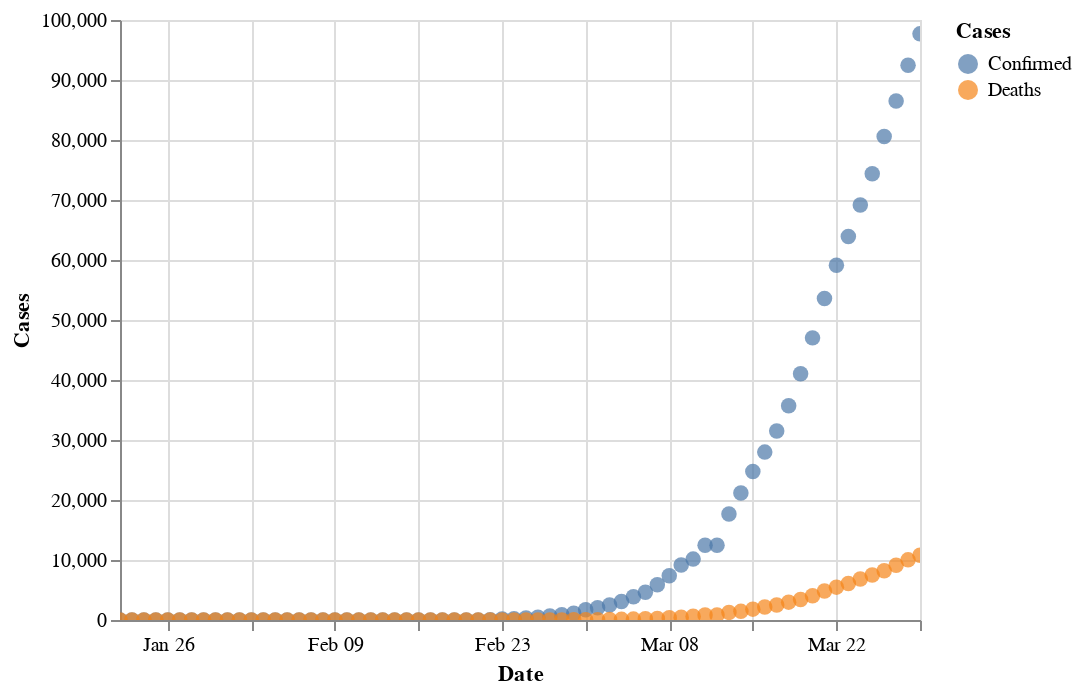

Here is the notebook cell this chart was saved with:
### Code cell
altair_plot_for_confirmed_and_deaths(df_grouped_italy).interactive()

### Figure 1 — Vega-Lite specification as saved in the notebook (floating-point values rounded to 4 significant figures)
{"config": {"view": {"continuousWidth": 400, "continuousHeight": 300}}, "layer": [{"mark": {"type": "circle", "size": 60}, "encoding": {"color": {"type": "nominal", "field": "confirmed_marker", "title": "Cases"}, "x": {"type": "temporal", "axis": {"title": "Date"}, "field": "date"}, "y": {"type": "quantitative", "axis": {"title": "Cases"}, "field": "confirmed", "title": "Confirmed"}}, "selection": {"selector005": {"type": "interval", "bind": "scales", "encodings": ["x", "y"]}}}, {"mark": {"type": "circle", "size": 60}, "encoding": {"color": {"type": "nominal", "field": "deaths_marker"}, "x": {"type": "temporal", "field": "date"}, "y": {"type": "quantitative", "field": "deaths"}}}], "data": {"name": "data-4ae2e1f214b2ab20e856db8df1c5f71c"}, "$schema": "https://vega.github.io/schema/vega-lite/v4.0.2.json", "datasets": {"data-4ae2e1f214b2ab20e856db8df1c5f71c": [{"date": "2020-01-22T00:00:00", "confirmed": 0, "deaths": 0, "recovered": 0, "confirmed_marker": "Confirmed", "deaths_marker": "Deaths"}, {"date": "2020-01-23T00:00:00", "confirmed": 0, "deaths": 0, "recovered": 0, "confirmed_marker": "Confirmed", "deaths_marker": "Deaths"}, {"date": "2020-01-24T00:00:00", "confirmed": 0, "deaths": 0, "recovered": 0, "confirmed_marker": "Confirmed", "deaths_marker": "Deaths"}, {"date": "2020-01-25T00:00:00", "confirmed": 0, "deaths": 0, "recovered": 0, "confirmed_marker": "Confirmed", "deaths_marker": "Deaths"}, {"date": "2020-01-26T00:00:00", "confirmed": 0, "deaths": 0, "recovered": 0, "confirmed_marker": "Confirmed", "deaths_marker": "Deaths"}, {"date": "2020-01-27T00:00:00", "confirmed": 0, "deaths": 0, "recovered": 0, "confirmed_marker": "Confirmed", "deaths_marker": "Deaths"}, {"date": "2020-01-28T00:00:00", "confirmed": 0, "deaths": 0, "recovered": 0, "confirmed_marker": "Confirmed", "deaths_marker": "Deaths"}, {"date": "2020-01-29T00:00:00", "confirmed": 0, "deaths": 0, "recovered": 0, "confirmed_marker": "Confirmed", "deaths_marker": "Deaths"}, {"date": "2020-01-30T00:00:00", "confirmed": 0, "deaths": 0, "recovered": 0, "confirmed_marker": "Confirmed", "deaths_marker": "Deaths"}, {"date": "2020-01-31T00:00:00", "confirmed": 2, "deaths": 0, "recovered": 0, "confirmed_marker": "Confirmed", "deaths_marker": "Deaths"}, {"date": "2020-02-01T00:00:00", "confirmed": 2, "deaths": 0, "recovered": 0, "confirmed_marker": "Confirmed", "deaths_marker": "Deaths"}, {"date": "2020-02-02T00:00:00", "confirmed": 2, "deaths": 0, "recovered": 0, "confirmed_marker": "Confirmed", "deaths_marker": "Deaths"}, {"date": "2020-02-03T00:00:00", "confirmed": 2, "deaths": 0, "recovered": 0, "confirmed_marker": "Confirmed", "deaths_marker": "Deaths"}, {"date": "2020-02-04T00:00:00", "confirmed": 2, "deaths": 0, "recovered": 0, "confirmed_marker": "Confirmed", "deaths_marker": "Deaths"}, {"date": "2020-02-05T00:00:00", "confirmed": 2, "deaths": 0, "recovered": 0, "confirmed_marker": "Confirmed", "deaths_marker": "Deaths"}, {"date": "2020-02-06T00:00:00", "confirmed": 2, "deaths": 0, "recovered": 0, "confirmed_marker": "Confirmed", "deaths_marker": "Deaths"}, {"date": "2020-02-07T00:00:00", "confirmed": 3, "deaths": 0, "recovered": 0, "confirmed_marker": "Confirmed", "deaths_marker": "Deaths"}, {"date": "2020-02-08T00:00:00", "confirmed": 3, "deaths": 0, "recovered": 0, "confirmed_marker": "Confirmed", "deaths_marker": "Deaths"}, {"date": "2020-02-09T00:00:00", "confirmed": 3, "deaths": 0, "recovered": 0, "confirmed_marker": "Confirmed", "deaths_marker": "Deaths"}, {"date": "2020-02-10T00:00:00", "confirmed": 3, "deaths": 0, "recovered": 0, "confirmed_marker": "Confirmed", "deaths_marker": "Deaths"}, {"date": "2020-02-11T00:00:00", "confirmed": 3, "deaths": 0, "recovered": 0, "confirmed_marker": "Confirmed", "deaths_marker": "Deaths"}, {"date": "2020-02-12T00:00:00", "confirmed": 3, "deaths": 0, "recovered": 0, "confirmed_marker": "Confirmed", "deaths_marker": "Deaths"}, {"date": "2020-02-13T00:00:00", "confirmed": 3, "deaths": 0, "recovered": 0, "confirmed_marker": "Confirmed", "deaths_marker": "Deaths"}, {"date": "2020-02-14T00:00:00", "confirmed": 3, "deaths": 0, "recovered": 0, "confirmed_marker": "Confirmed", "deaths_marker": "Deaths"}, {"date": "2020-02-15T00:00:00", "confirmed": 3, "deaths": 0, "recovered": 0, "confirmed_marker": "Confirmed", "deaths_marker": "Deaths"}, {"date": "2020-02-16T00:00:00", "confirmed": 3, "deaths": 0, "recovered": 0, "confirmed_marker": "Confirmed", "deaths_marker": "Deaths"}, {"date": "2020-02-17T00:00:00", "confirmed": 3, "deaths": 0, "recovered": 0, "confirmed_marker": "Confirmed", "deaths_marker": "Deaths"}, {"date": "2020-02-18T00:00:00", "confirmed": 3, "deaths": 0, "recovered": 0, "confirmed_marker": "Confirmed", "deaths_marker": "Deaths"}, {"date": "2020-02-19T00:00:00", "confirmed": 3, "deaths": 0, "recovered": 0, "confirmed_marker": "Confirmed", "deaths_marker": "Deaths"}, {"date": "2020-02-20T00:00:00", "confirmed": 3, "deaths": 0, "recovered": 0, "confirmed_marker": "Confirmed", "deaths_marker": "Deaths"}, {"date": "2020-02-21T00:00:00", "confirmed": 20, "deaths": 1, "recovered": 0, "confirmed_marker": "Confirmed", "deaths_marker": "Deaths"}, {"date": "2020-02-22T00:00:00", "confirmed": 62, "deaths": 2, "recovered": 1, "confirmed_marker": "Confirmed", "deaths_marker": "Deaths"}, {"date": "2020-02-23T00:00:00", "confirmed": 155, "deaths": 3, "recovered": 2, "confirmed_marker": "Confirmed", "deaths_marker": "Deaths"}, {"date": "2020-02-24T00:00:00", "confirmed": 229, "deaths": 7, "recovered": 1, "confirmed_marker": "Confirmed", "deaths_marker": "Deaths"}, {"date": "2020-02-25T00:00:00", "confirmed": 322, "deaths": 10, "recovered": 1, "confirmed_marker": "Confirmed", "deaths_marker": "Deaths"}, {"date": "2020-02-26T00:00:00", "confirmed": 453, "deaths": 12, "recovered": 3, "confirmed_marker": "Confirmed", "deaths_marker": "Deaths"}, {"date": "2020-02-27T00:00:00", "confirmed": 655, "deaths": 17, "recovered": 45, "confirmed_marker": "Confirmed", "deaths_marker": "Deaths"}, {"date": "2020-02-28T00:00:00", "confirmed": 888, "deaths": 21, "recovered": 46, "confirmed_marker": "Confirmed", "deaths_marker": "Deaths"}, {"date": "2020-02-29T00:00:00", "confirmed": 1128, "deaths": 29, "recovered": 46, "confirmed_marker": "Confirmed", "deaths_marker": "Deaths"}, {"date": "2020-03-01T00:00:00", "confirmed": 1694, "deaths": 34, "recovered": 83, "confirmed_marker": "Confirmed", "deaths_marker": "Deaths"}, {"date": "2020-03-02T00:00:00", "confirmed": 2036, "deaths": 52, "recovered": 149, "confirmed_marker": "Confirmed", "deaths_marker": "Deaths"}, {"date": "2020-03-03T00:00:00", "confirmed": 2502, "deaths": 79, "recovered": 160, "confirmed_marker": "Confirmed", "deaths_marker": "Deaths"}, {"date": "2020-03-04T00:00:00", "confirmed": 3089, "deaths": 107, "recovered": 276, "confirmed_marker": "Confirmed", "deaths_marker": "Deaths"}, {"date": "2020-03-05T00:00:00", "confirmed": 3858, "deaths": 148, "recovered": 414, "confirmed_marker": "Confirmed", "deaths_marker": "Deaths"}, {"date": "2020-03-06T00:00:00", "confirmed": 4636, "deaths": 197, "recovered": 523, "confirmed_marker": "Confirmed", "deaths_marker": "Deaths"}, {"date": "2020-03-07T00:00:00", "confirmed": 5883, "deaths": 233, "recovered": 589, "confirmed_marker": "Confirmed", "deaths_marker": "Deaths"}, {"date": "2020-03-08T00:00:00", "confirmed": 7375, "deaths": 366, "recovered": 622, "confirmed_marker": "Confirmed", "deaths_marker": "Deaths"}, {"date": "2020-03-09T00:00:00", "confirmed": 9172, "deaths": 463, "recovered": 724, "confirmed_marker": "Confirmed", "deaths_marker": "Deaths"}, {"date": "2020-03-10T00:00:00", "confirmed": 10149, "deaths": 631, "recovered": 724, "confirmed_marker": "Confirmed", "deaths_marker": "Deaths"}, {"date": "2020-03-11T00:00:00", "confirmed": 12462, "deaths": 827, "recovered": 1045, "confirmed_marker": "Confirmed", "deaths_marker": "Deaths"}, {"date": "2020-03-12T00:00:00", "confirmed": 12462, "deaths": 827, "recovered": 1045, "confirmed_marker": "Confirmed", "deaths_marker": "Deaths"}, {"date": "2020-03-13T00:00:00", "confirmed": 17660, "deaths": 1266, "recovered": 1439, "confirmed_marker": "Confirmed", "deaths_marker": "Deaths"}, {"date": "2020-03-14T00:00:00", "confirmed": 21157, "deaths": 1441, "recovered": 1966, "confirmed_marker": "Confirmed", "deaths_marker": "Deaths"}, {"date": "2020-03-15T00:00:00", "confirmed": 24747, "deaths": 1809, "recovered": 2335, "confirmed_marker": "Confirmed", "deaths_marker": "Deaths"}, {"date": "2020-03-16T00:00:00", "confirmed": 27980, "deaths": 2158, "recovered": 2749, "confirmed_marker": "Confirmed", "deaths_marker": "Deaths"}, {"date": "2020-03-17T00:00:00", "confirmed": 31506, "deaths": 2503, "recovered": 2941, "confirmed_marker": "Confirmed", "deaths_marker": "Deaths"}, {"date": "2020-03-18T00:00:00", "confirmed": 35713, "deaths": 2978, "recovered": 4025, "confirmed_marker": "Confirmed", "deaths_marker": "Deaths"}, {"date": "2020-03-19T00:00:00", "confirmed": 41035, "deaths": 3405, "recovered": 4440, "confirmed_marker": "Confirmed", "deaths_marker": "Deaths"}, {"date": "2020-03-20T00:00:00", "confirmed": 47021, "deaths": 4032, "recovered": 4440, "confirmed_marker": "Confirmed", "deaths_marker": "Deaths"}, {"date": "2020-03-21T00:00:00", "confirmed": 53578, "deaths": 4825, "recovered": 6072, "confirmed_marker": "Confirmed", "deaths_marker": "Deaths"}, {"date": "2020-03-22T00:00:00", "confirmed": 59138, "deaths": 5476, "recovered": 7024, "confirmed_marker": "Confirmed", "deaths_marker": "Deaths"}, {"date": "2020-03-23T00:00:00", "confirmed": 63927, "deaths": 6077, "recovered": 7024, "confirmed_marker": "Confirmed", "deaths_marker": "Deaths"}, {"date": "2020-03-24T00:00:00", "confirmed": 69176, "deaths": 6820, "recovered": 8326, "confirmed_marker": "Confirmed", "deaths_marker": "Deaths"}, {"date": "2020-03-25T00:00:00", "confirmed": 74386, "deaths": 7503, "recovered": 9362, "confirmed_marker": "Confirmed", "deaths_marker": "Deaths"}, {"date": "2020-03-26T00:00:00", "confirmed": 80589, "deaths": 8215, "recovered": 10361, "confirmed_marker": "Confirmed", "deaths_marker": "Deaths"}, {"date": "2020-03-27T00:00:00", "confirmed": 86498, "deaths": 9134, "recovered": 10950, "confirmed_marker": "Confirmed", "deaths_marker": "Deaths"}, {"date": "2020-03-28T00:00:00", "confirmed": 92472, "deaths": 10023, "recovered": 12384, "confirmed_marker": "Confirmed", "deaths_marker": "Deaths"}, {"date": "2020-03-29T00:00:00", "confirmed": 97689, "deaths": 10779, "recovered": 13030, "confirmed_marker": "Confirmed", "deaths_marker": "Deaths"}]}}
